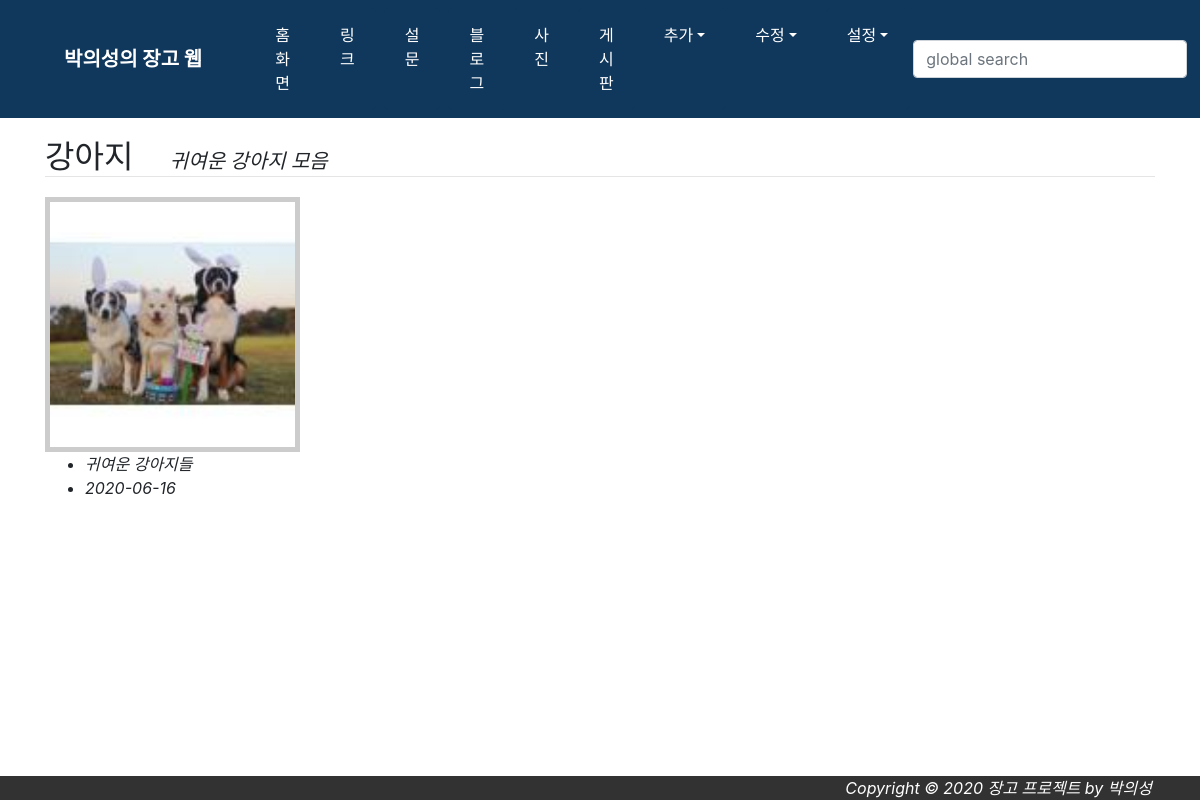
/photo/album/1/, run on the app's committed database.
### photo/models.py (models this page shows, shortened)
class Album(models.Model):
    name = models.CharField('NAME', max_length=30)
    description = models.CharField('One Line Description', max_length=100, blank=True)
    owner = models.ForeignKey('auth.User', on_delete=models.CASCADE, verbose_name='OWNER', blank=True, null=True)
    class Meta:
        ordering = ('name',)    #name으로 정렬하라

class Photo(models.Model):
    album = models.ForeignKey(Album, on_delete=models.CASCADE)
    title = models.CharField('TITLE', max_length=30)
    description = models.TextField('Photo Description', blank=True)
    image = ThumbnailImageField('IMAGE', upload_to='photo/%Y/%m')
    upload_dt = models.DateTimeField('UPLOAD DATE', auto_now_add=True)
    owner = models.ForeignKey('auth.User', on_delete=models.CASCADE, verbose_name='OWNER', blank=True, null=True)
    class Meta:
        ordering = ('title',)
    def get_absolute_url(self):
        return reverse('photo:photo_detail', args=(self.id,))

### photo/views.py (the view)
# urls.py: path('album/<int:pk>/', views.AlbumDV.as_view(), name='album_detail'),
class AlbumDV(DetailView):
    model = Album

### photo/fields.py (called while the page is built)
    def _add_thumb(self, s):
        parts = s.split('.')
        parts.insert(-1, 'thumb')
        if parts[-1].lower() not in ('jpeg', 'jpg'):
            parts[-1] = 'jpg'
        return '.'.join(parts)

    @property
    def thumb_url(self):
        return self._add_thumb(self.url)

### photo/templates/photo/album_detail.html (shortened to what this page needs)
{% extends "base.html" %}
{% block content %}
    <div class="mt-5">
        <span class="h2">{{ object.name }}&emsp;</span>
        <span class="h5 font-italic">{{ object.description }}</span>
    </div>
    <hr style="margin: 0 0 20px 0;">
    <div class="row">
        {% for photo in object.photo_set.all %}
        <div class="col-md-3 mb-5">
            <div class="thumbnail">
                <a href="{{ photo.get_absolute_url }}">
                    <img src="{{ photo.image.thumb_url }}" style="width: 100%;">
                </a>
            </div>
            <ul>
                <li class="font-italic">{{ photo.title }}</li>
                <li class="font-italic">{{ photo.upload_dt|date:"Y-m-d" }}</li>
            </ul>
        </div>
        {% endfor %}
    </div>
{% endblock %}

### photo/templates/photo/album_detail.html (style rules this page uses)
.thumbnail { border: 5px solid #ccc; }

### data on the page
Album: name "강아지", description "귀여운 강아지 모음"
Photo: title "귀여운 강아지들", upload_dt "2020-06-16"
